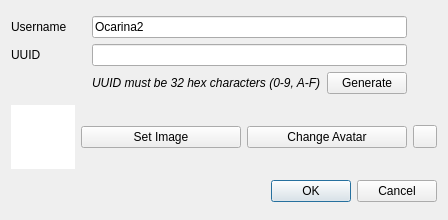
<?xml version="1.0" encoding="UTF-8"?>
<ui version="4.0">
 <class>NewUserDialog</class>
 <widget class="QDialog" name="NewUserDialog">
  <property name="geometry">
   <rect>
    <x>0</x>
    <y>0</y>
    <width>448</width>
    <height>220</height>
   </rect>
  </property>
  <property name="windowTitle">
   <string>New User</string>
  </property>
  <layout class="QGridLayout" name="gridLayout_2">
   <item row="2" column="1" colspan="3">
    <widget class="QDialogButtonBox" name="buttonBox">
     <property name="orientation">
      <enum>Qt::Orientation::Horizontal</enum>
     </property>
     <property name="standardButtons">
      <set>QDialogButtonBox::StandardButton::Cancel|QDialogButtonBox::StandardButton::Ok</set>
     </property>
    </widget>
   </item>
   <item row="1" column="2">
    <widget class="QPushButton" name="setAvatar">
     <property name="text">
      <string>Change Avatar</string>
     </property>
    </widget>
   </item>
   <item row="1" column="1">
    <widget class="QPushButton" name="selectImage">
     <property name="text">
      <string>Set Image</string>
     </property>
    </widget>
   </item>
   <item row="1" column="3">
    <widget class="QToolButton" name="revert">
     <property name="text">
      <string/>
     </property>
    </widget>
   </item>
   <item row="0" column="0" colspan="4">
    <layout class="QGridLayout" name="gridLayout">
     <item row="1" column="0">
      <widget class="QLabel" name="label">
       <property name="text">
        <string>UUID</string>
       </property>
      </widget>
     </item>
     <item row="0" column="1" colspan="2">
      <widget class="QLineEdit" name="username">
       <property name="text">
        <string>Ocarina2</string>
       </property>
      </widget>
     </item>
     <item row="1" column="1" colspan="2">
      <widget class="QLineEdit" name="uuid"/>
     </item>
     <item row="0" column="0">
      <widget class="QLabel" name="label_2">
       <property name="text">
        <string>Username</string>
       </property>
      </widget>
     </item>
     <item row="2" column="1">
      <widget class="QLabel" name="label_3">
       <property name="font">
        <font>
         <italic>true</italic>
        </font>
       </property>
       <property name="text">
        <string>UUID must be 32 hex characters (0-9, A-F)</string>
       </property>
      </widget>
     </item>
     <item row="2" column="2">
      <widget class="QPushButton" name="generate">
       <property name="text">
        <string>Generate</string>
       </property>
      </widget>
     </item>
     <item row="1" column="3">
      <widget class="QLabel" name="uuidVerified">
       <property name="sizePolicy">
        <sizepolicy hsizetype="Fixed" vsizetype="Preferred">
         <horstretch>0</horstretch>
         <verstretch>0</verstretch>
        </sizepolicy>
       </property>
       <property name="minimumSize">
        <size>
         <width>24</width>
         <height>0</height>
        </size>
       </property>
      </widget>
     </item>
     <item row="0" column="3">
      <widget class="QLabel" name="usernameVerified">
       <property name="text">
        <string/>
       </property>
      </widget>
     </item>
    </layout>
   </item>
   <item row="1" column="0">
    <widget class="QGraphicsView" name="image">
     <property name="sizePolicy">
      <sizepolicy hsizetype="Expanding" vsizetype="Expanding">
       <horstretch>0</horstretch>
       <verstretch>0</verstretch>
      </sizepolicy>
     </property>
     <property name="minimumSize">
      <size>
       <width>64</width>
       <height>64</height>
      </size>
     </property>
     <property name="maximumSize">
      <size>
       <width>64</width>
       <height>64</height>
      </size>
     </property>
     <property name="frameShape">
      <enum>QFrame::Shape::NoFrame</enum>
     </property>
     <property name="frameShadow">
      <enum>QFrame::Shadow::Plain</enum>
     </property>
     <property name="verticalScrollBarPolicy">
      <enum>Qt::ScrollBarPolicy::ScrollBarAlwaysOff</enum>
     </property>
     <property name="horizontalScrollBarPolicy">
      <enum>Qt::ScrollBarPolicy::ScrollBarAlwaysOff</enum>
     </property>
     <property name="interactive">
      <bool>false</bool>
     </property>
    </widget>
   </item>
  </layout>
 </widget>
 <resources/>
 <connections>
  <connection>
   <sender>buttonBox</sender>
   <signal>accepted()</signal>
   <receiver>NewUserDialog</receiver>
   <slot>accept()</slot>
   <hints>
    <hint type="sourcelabel">
     <x>248</x>
     <y>254</y>
    </hint>
    <hint type="destinationlabel">
     <x>157</x>
     <y>274</y>
    </hint>
   </hints>
  </connection>
  <connection>
   <sender>buttonBox</sender>
   <signal>rejected()</signal>
   <receiver>NewUserDialog</receiver>
   <slot>reject()</slot>
   <hints>
    <hint type="sourcelabel">
     <x>316</x>
     <y>260</y>
    </hint>
    <hint type="destinationlabel">
     <x>286</x>
     <y>274</y>
    </hint>
   </hints>
  </connection>
 </connections>
</ui>
